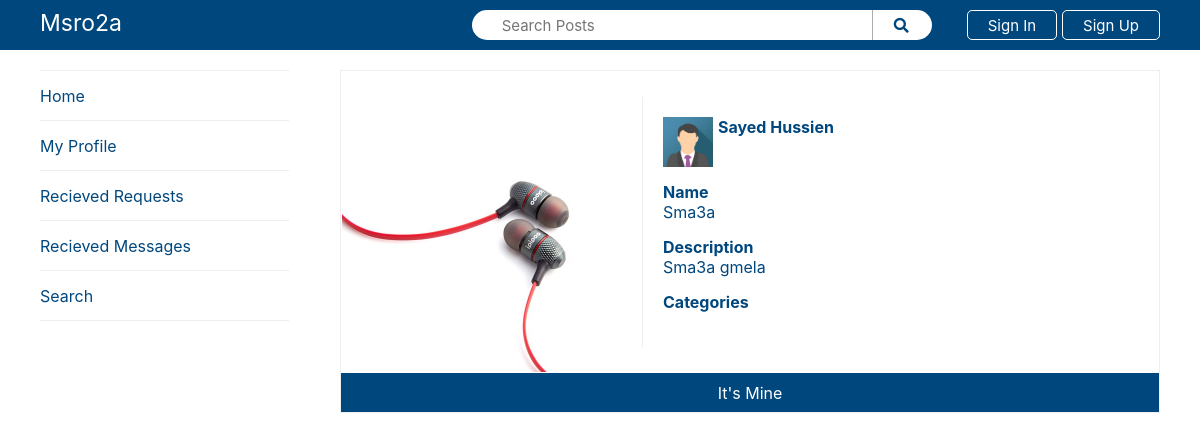
Before: / with the older database file.
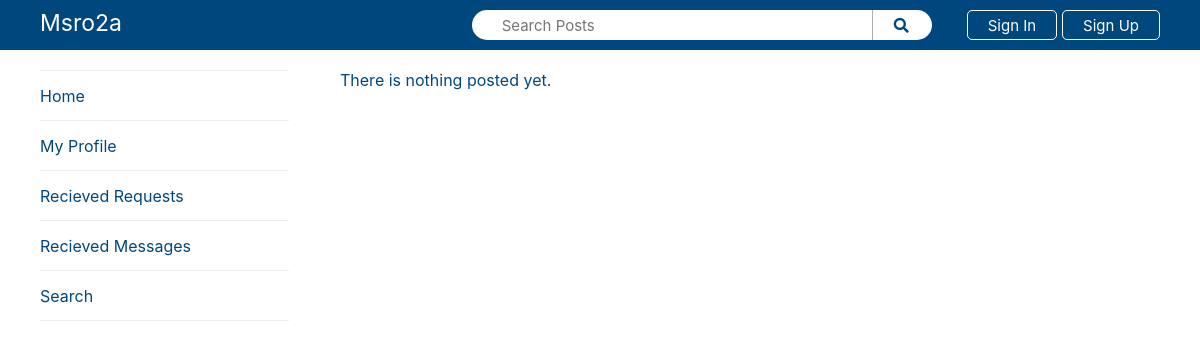
After: the same page with the newer database file.
### tables this page shows
CREATE TABLE `posts` (
  `id` int(11) NOT NULL,
  `userId` int(11) NOT NULL,
  `imgUrl` varchar(150) NOT NULL,
  `description` text NOT NULL,
  `name` varchar(50) NOT NULL
);

CREATE TABLE `users` (
  `id` int(11) NOT NULL,
  `fullName` varchar(50) NOT NULL,
  `phoneNumber` varchar(11) DEFAULT NULL,
  `email` varchar(50) NOT NULL,
  `imgUrl` varchar(150) NOT NULL DEFAULT 'imgs/Client.png',
  `password` varchar(50) NOT NULL
);

### SQLCLients/class.SQLClient.php (called while the page is built, shortened)
<?php
class SQLClient
{
    private $databaseName = "Msro2a";
    private $userName = "root";
    private $password = "";
    public function startDBConnenction()
    {
        $this -> db = new mysqli('127.0.0.1', $this -> userName, $this -> password, $this -> databaseName);
        return true;
    }
}
?>

### Controllers/class.MainPageController.php (called while the page is built, shortened)
<?php
require_once("Controllers/class.PageController.php");
require_once("SQLClients/class.PostsSQLClient.php");
class MainPageController extends PageController
{
    private $postsToBeDisplayed = null;
    public function __construct()
    {
        $this -> postsSQLClient = new PostsSQLClient();
        $this -> postsToBeDisplayed = $this -> postsSQLClient -> getAllPosts();
    }
    public function getPosts()
    {
        return $this -> postsToBeDisplayed;
    }
}
?>

### SQLCLients/class.PostsSQLClient.php (called while the page is built, shortened)
<?php
require_once("SQLClients/class.SQLClient.php");
require_once("classes/class.Post.php");
require_once("classes/class.User.php");
class PostsSQLClient extends SQLClient
{
    public function getAllPosts()
    {
        $query = "SELECT * FROM `posts`, `users` WHERE posts.userId = users.id";
        $result = ($this -> db -> query($query));
        $result = $result -> fetch_all();
        $posts = [];
        foreach ($result as $row) {
            $userTemp = new User($row[5], $row[6], $row[8], $row[7], $row[9]);
            $postTemp = new Post($row[0], $row[3], $row[2], $userTemp, $row[4]);
            $this -> loadCats($postTemp);
            $this -> loadQuestions($postTemp);
            array_push($posts, $postTemp);
        }
        return $posts;
    }
    public function loadCats($post)
    {
        $query = "SELECT categoryId FROM `postscategories` WHERE postId = ". $post -> getId();
        $result = ($this -> db -> query($query));
        $result = $result -> fetch_all();
        $categories = [];
    }
    public function loadQuestions($post)
    {
        $query = "SELECT * FROM `questions` WHERE postId = ". $post -> getId();
        $result = ($this -> db -> query($query));
        $result = $result -> fetch_all();
        if($result != null)
        {
            return;
        }
    }
}
?>

### classes/class.Post.php (called while the page is built, shortened)
<?php
require_once("SQLClients/class.PostsSQLClient.php");
class Post
{
    private $id = null;
    private $name = null;
    private $description = null;
    private $imageUrl = null;
    private $owner = null;
    public function __construct($id, $description, $imageUrl, $owner, $name)
    {
        $this -> id = $id;
        $this -> description = $description;
        $this -> imageUrl = $imageUrl;
        $this -> owner = $owner;
        $this -> name = $name;
    }
    public function getId()
    {
        return $this -> id;
    }
    public function getName()
    {
        return $this -> name;
    }
    public function getDescription()
    {
        return $this -> description;
    }
    public function getImg()
    {
        return $this -> imageUrl;
    }
    public function getOwner()
    {
        return $this -> owner;
    }
}
?>

### classes/class.User.php (called while the page is built, shortened)
<?php
require_once('class.Post.php');
class User
{
    private $fullName = null;
    private $imgUrl = null;
    public function __construct($id, $name, $email, $phoneNumber, $imgUrl)
    {
        $this -> fullName = $name;
        $this -> imgUrl = $imgUrl;
    }
    public function getName()
    {
        return $this -> fullName;
    }
    public function getImg()
    {
        return $this -> imgUrl;
    }
}
?>

### Controllers/class.PageController.php (called while the page is built, shortened)
<?php
require_once("classes/class.User.php");
class PageController
{
    protected $currentUser = null;
    public function isLoggedIn()
    {
        return isset($this -> currentUser);
    }
}
?>

### index.php (the view, shortened to what the changed rows need)
<?php
	require_once("classes/class.User.php");
	require_once("Controllers/class.MainPageController.php");
	$controller = new MainPageController();
?>
<!DOCTYPE html>
<html>
<head>
	<link rel="stylesheet" href="https://use.fontawesome.com/releases/v5.5.0/css/all.css">
	<link rel="stylesheet" type="text/css" href="css/nav.css">
	<link rel="stylesheet" type="text/css" href="css/Drawer.css">
	<link rel="stylesheet" type="text/css" href="css/style.css">
</head>
<body>
	<div class="contentContainer inFrame">
		<?php if(count($controller -> getPosts()) == 0): ?>
			<label class="noPostsMessage">There is nothing posted yet.</label>
		<?php endif; ?>
		<?php foreach ($controller -> getPosts() as $post): ?>
			<div class="flexColumn">
				<div class="post flexRow">
					<img src="<?= $post -> getImg() ?>">
					<div class="flexColumn">
						<div class="flexColumn postDetails">
							<div class="postOwner">
								<img src="<?= $post -> getOwner() -> getImg() ?>" class="clientImg">
								<label><?= $post -> getOwner() -> getName() ?></label>
							</div>
							<div>
								<label>Name</label> <br>
								<label><?= $post -> getName() ?></label>
							</div>
							<div>
								<label>Description</label> <br>
								<label><?= $post -> getDescription() ?></label>
							</div>
							<div>
								<label>Categories</label> <br>
							</div>
						</div>
					</div>
				</div>
				<?php if (!$controller -> isloggedIn() || $post -> getOwner() -> getId() != $controller -> getCurrentUser() -> getId()):?>
					<div class="flexRow postButtons" onclick="onMineButtonClick(<?=$post -> getId()?>, <?= $controller -> isLoggedIn() ? '1' : '0' ?>)"><p>It's Mine</p></div>
				<?php endif; ?>
			</div>
		<?php endforeach; ?>
	</div>
</body>
</html>

Changed rows visible on the page:
removed posts: imgUrl (picture), userId.imgUrl (picture), userId.fullName "Sayed Hussien", name "Sma3a", description "Sma3a gmela"
Other visible differences:
text now shown: "There is nothing posted yet."
